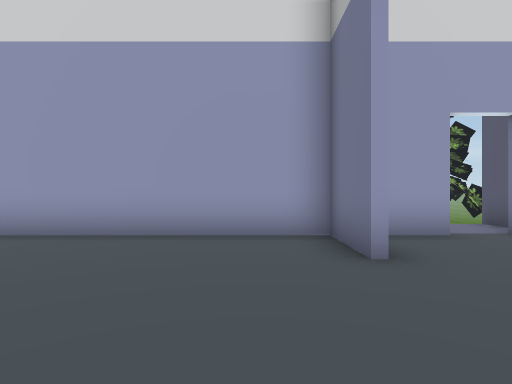
view 1 (above)

12 first-person views from a walk through a scene from a Unity 3-D project. The camera is 1.5 m above the floor, looks level and sees 80° across. Doors are open. The floor is counted in squares, 2 m on a side. Each view is taken from the middle of a square. On the plan, view 1 faces up. The plan holds only what a view shows up to about 10 squares ahead; the rest is blank. The place goes on beyond the plan. Some animated figures are left out.

view 2
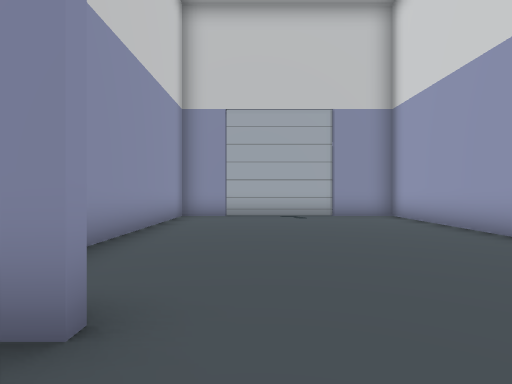

view 3
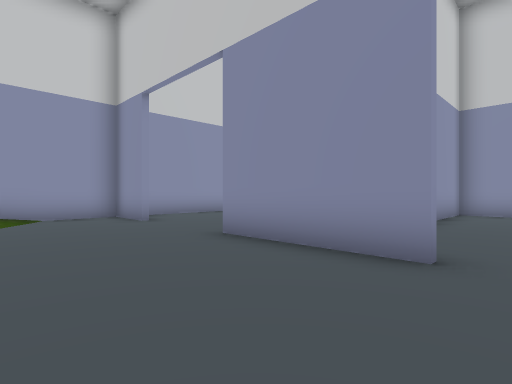

view 4
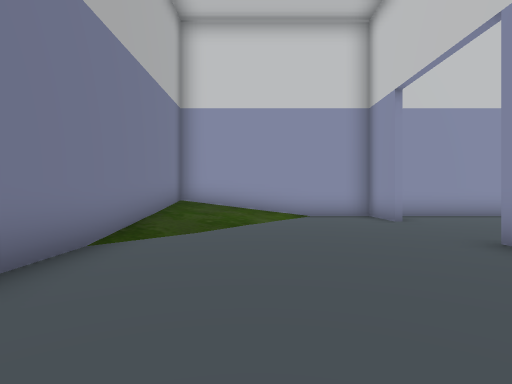

view 5
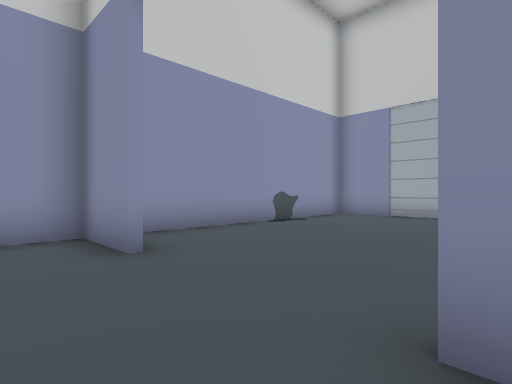

view 6
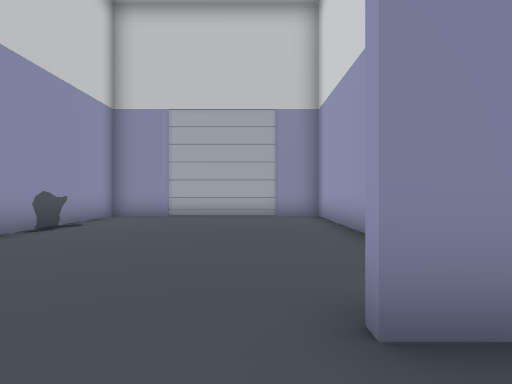

view 7
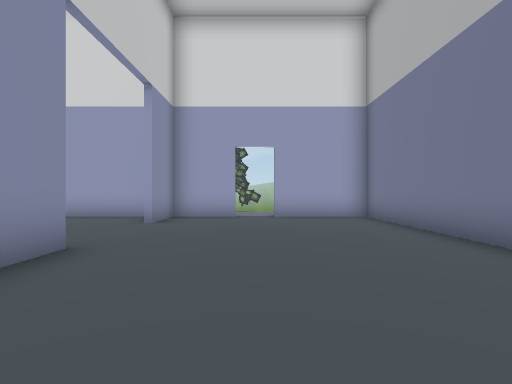

view 8
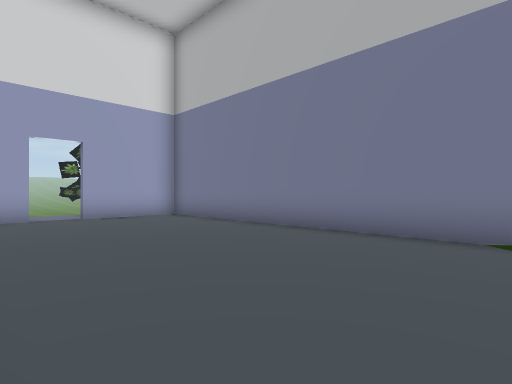

view 9
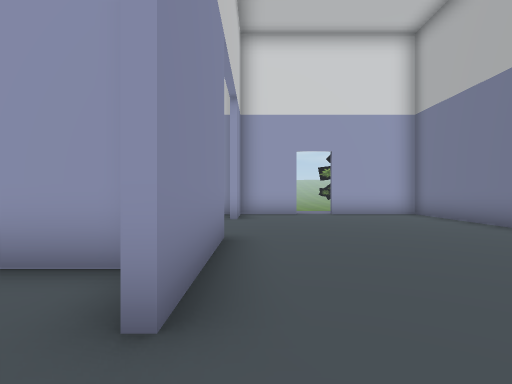

view 10
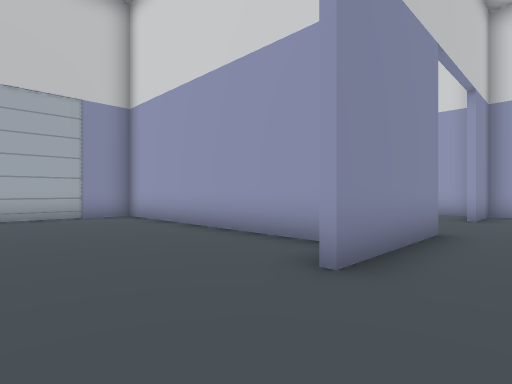

view 11
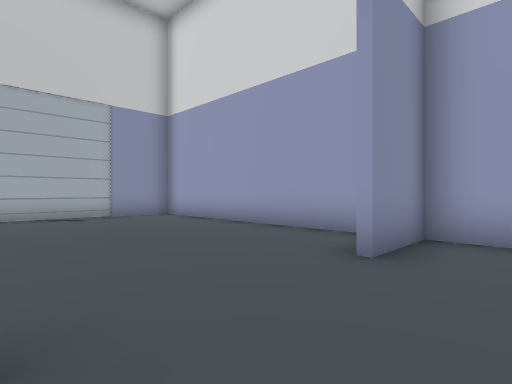

view 12
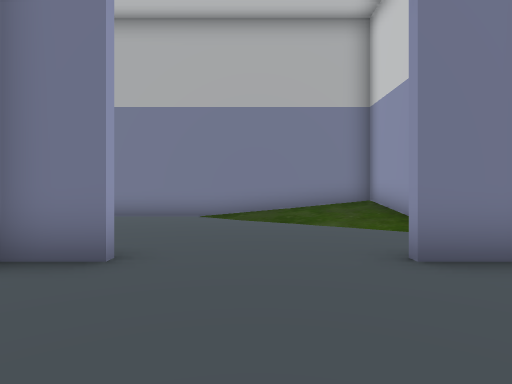

### Floor plan
Key: @ floor where view 1 was taken; # wall or solid block; . floor; / step, stairs or slope; D open door; v drop or lower ground.
Columns run from 7 left of view 1 to 7 right of it. Each row starts with its distance up from view 1.
  7            /#
  6  ##########.###
  5 #.......#..D..#
  4 #.......#.....#
  3 #.............#
  2 #.............#
  1 #.............#
  0 #......@#.....#
 -1 #.......#.....#
 -2 #########.....#
 -3 #.......#.....#
 -4 #.............#
 -5 #............/#
 -6 #............/#
 -7 #.......#...//#
 -8 ##......#..///#
 -9   ############v

Positions as (right, up) in squares from view 1, and headings:
1: (0, 0), facing up
2: (3, 1), facing left
3: (5, 1), facing down-left
4: (5, 1), facing down
5: (3, -3), facing down-left
6: (3, -4), facing left
7: (4, -4), facing up
8: (2, -4), facing up-right
9: (2, -5), facing up
10: (3, -6), facing up-left
11: (3, 0), facing up-left
12: (-2, -5), facing right
